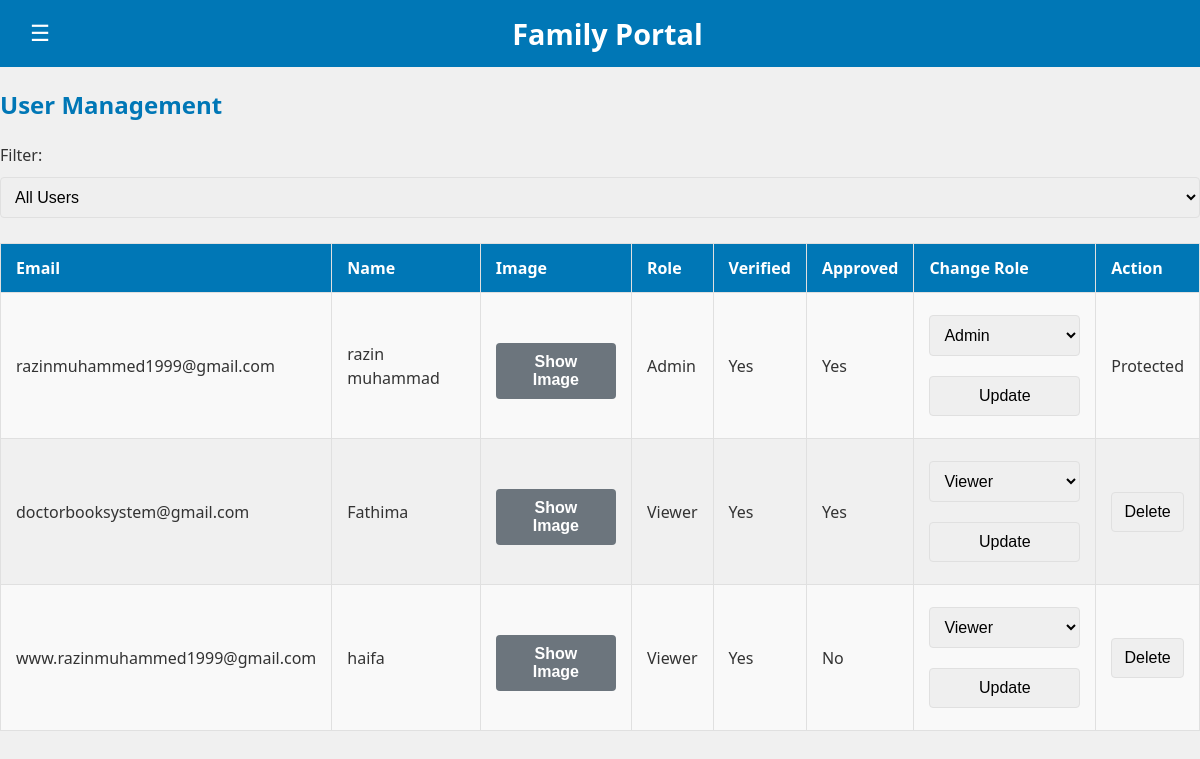
The page /admin (signed in) on the database its author committed.
### tables this page shows
CREATE TABLE users (
    id INTEGER PRIMARY KEY AUTOINCREMENT,
    email TEXT UNIQUE,
    name TEXT,
    selfie_path TEXT,
    role TEXT,
    is_verified INTEGER,
    is_approved INTEGER
);

### app.py (the view, shortened to what this page needs)
@app.route("/admin", methods=["GET", "POST"])
@login_required
@role_required("Admin")
def admin():
    db = get_db()
    filter_value = request.args.get("filter", "all")
    if filter_value == "pending":
        users = db.execute("""
            SELECT * FROM users
            WHERE name IS NOT NULL AND is_approved = 0
            ORDER BY email
        """).fetchall()
    elif filter_value == "approved":
        users = db.execute("""
            SELECT * FROM users
            WHERE name IS NOT NULL AND is_approved = 1
            ORDER BY email
        """).fetchall()
    else:
        users = db.execute("""
            SELECT * FROM users
            WHERE name IS NOT NULL
            ORDER BY is_approved DESC, role, email
        """).fetchall()
    return render_template(
        "single_page.html",
        mode="admin",
        users=users,
        user=current_user
    )

### app.py (called while the page is built)
@app.before_request
def make_session_permanent():
    session.permanent = True
    app.permanent_session_lifetime = timedelta(days=15)

@login_manager.user_loader
def load_user(user_id):
    db = get_db()
    user = db.execute("SELECT * FROM users WHERE id=?", (user_id,)).fetchone()
    return User(user) if user else None

def role_required(*roles):
    def decorator(f):
        @wraps(f)
        def decorated_function(*args, **kwargs):
            if current_user.role not in roles:
                flash("Access denied.")
                return redirect(url_for("tree"))
            return f(*args, **kwargs)
        return decorated_function
    return decorator

@app.context_processor
def inject_filter_value():
    return {
        "current_filter": request.args.get("filter", "all")
    }

### templates/single_page.html (shortened to what this page needs)
<!DOCTYPE html>
<html lang="en">
<head>
</head>
<body>
 <header class="site-header">
  {% if mode != "login" %}
    <button id="menuBtn" class="menu-btn">☰</button>
  {% else %}
    <span class="menu-placeholder"></span>
  {% endif %}
<span class="site-title {% if mode == 'admin' %}shift-right{% endif %}">
  Family Portal
</span>
  {% if mode != "login" %}
    <span class="menu-placeholder"></span>
  {% else %}
    <span class="menu-placeholder"></span>
  {% endif %}
</header>
  {% if mode == 'admin' %}
    <h2>User Management</h2>
    <form method="get">
      <label>Filter:</label>
      <select name="filter" onchange="this.form.submit()">
        <option value="all" {% if current_filter == 'all' %}selected{% endif %}>All Users</option>
      </select>
    </form>
<div class="table-responsive">
    <table border="1" cellpadding="5" cellspacing="0" style="border-collapse: collapse; width: 100%; margin-top: 15px;">
      <tr>
        <th>Email</th>
        <th>Name</th>
        <th>Image</th>
        <th>Role</th>
        <th>Verified</th>
        <th>Approved</th>
        <th>Change Role</th>
        <th>Action</th>
      </tr>
      {% for user in users %}
      <tr>
        <td>{{ user.email }}</td>
        <td>{{ user.name }}</td>
        <td>
          {% if user.selfie_path %}
            <button
              type="button"
              class="btn btn-secondary"
              onclick="showOverlay('{{ url_for('selfies', filename=user.selfie_path.split('/')[-1]) }}', '{{ user.email }}')"
            >
              Show Image
            </button>
          {% else %}
            <p>No photo uploaded.</p>
          {% endif %}
        </td>
        <td>{{ user.role }}</td>
        <td>{{ 'Yes' if user.is_verified else 'No' }}</td>
        <td>{{ 'Yes' if user.is_approved else 'No' }}</td>
        <td>
          <form method="post" style="display:inline;">
            <select name="role">
              <option value="Viewer" {% if user.role == 'Viewer' %}selected{% endif %}>Viewer</option>
              <option value="Admin" {% if user.role == 'Admin' %}selected{% endif %}>Admin</option>
            </select>
            <button type="submit" name="action" value="update_role">Update</button>
          </form>
        </td>
        <td>
          {% if user.email != SUPER_ADMIN_EMAIL and user.email != "razinmuhammed1999@gmail.com" %}
            <form method="post" style="display:inline;">
              <button type="submit" name="action" value="delete">Delete</button>
            </form>
          {% else %}
            Protected
          {% endif %}
        </td>
      </tr>
      {% endfor %}
    </table>
    </div>
  {% endif %}
</body>
</html>

### templates/single_page.html (style rules this page uses)
html, body { margin: 0; padding: 0; }
html { font-size: 16px; }
:root { --primary: #0077b6; --primary-dark: #005f91; --secondary: #6c757d; --secondary-dark: #545b62; --warning: #f39c12; --warning-dark: #d78b0d; --background: #f4f6f9; --white: #ffffff; --text: #333333; --light-border: #e0e0e0; --light-grey: #f9f9f9; }
* { box-sizing: border-box; }
body { margin: 0; background: #f0f0f0; font-family: 'Segoe UI', sans-serif; color: var(--text); line-height: 1.5; }
header, h1, h2, h3, h4 { color: var(--primary); margin: 0 0 20px; }
.site-header { display: flex; justify-content: space-between; align-items: center; background: var(--primary); color: var(--white); padding: 12px 16px; width: 100%; }
.menu-btn { background: none; border: none; color: var(--white); cursor: pointer; font-size: 1.4rem; width: 48px; height: 24px; display: inline-flex; align-items: center; justify-content: center; margin: 0; }
.site-title { flex: none; text-align: center; font-size: 1.8rem; font-weight: bold; }
.menu-placeholder { display: inline-block; width: 48px; height: 24px; }
.btn { display: inline-block; padding: 10px 20px; margin: 10px 5px 0 0; border: none; border-radius: 4px; text-decoration: none; font-weight: 600; cursor: pointer; transition: background 0.3s ease, color 0.3s ease; }
.btn-secondary { background: var(--secondary); color: var(--white); }
input, select, button { font-size: 1rem; padding: 10px; margin: 10px 0; border: 1px solid var(--light-border); border-radius: 4px; width: 100%; }
table { width: 100%; border-collapse: collapse; margin-top: 20px; }
table th, table td { border: 1px solid var(--light-border); padding: 12px 15px; text-align: left; }
table th { background: var(--primary); color: var(--white); }
table tr:nth-child(even) { background: var(--light-grey); }
.shift-right { margin-left: 15px; }

### rows shown on the page
users: email "razinmuhammed1999@gmail.com", name "razin muhammad", role "Admin", is_verified "Yes", is_approved "Yes", shows "Protected"
users: email "doctorbooksystem@gmail.com", name "Fathima", role "Viewer", is_verified "Yes", is_approved "Yes"
users: email "www.razinmuhammed1999@gmail.com", name "haifa", role "Viewer", is_verified "Yes", is_approved "No"
